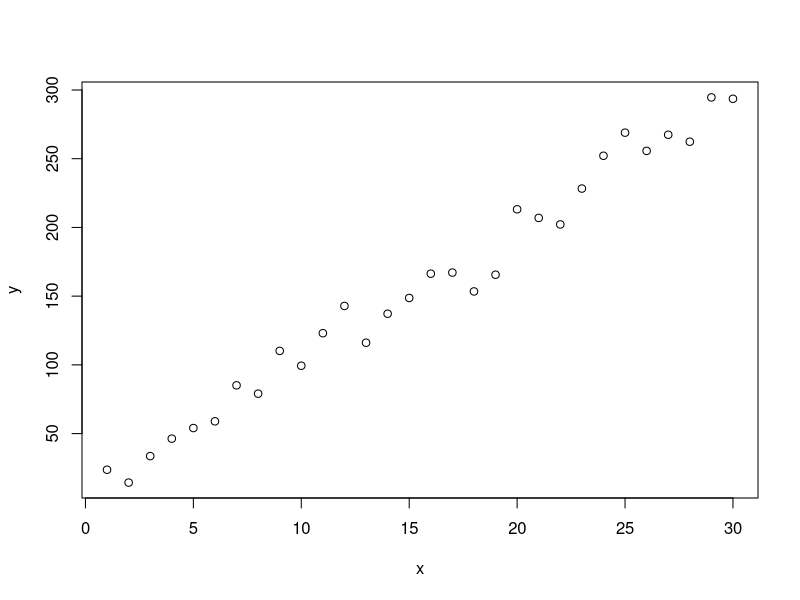
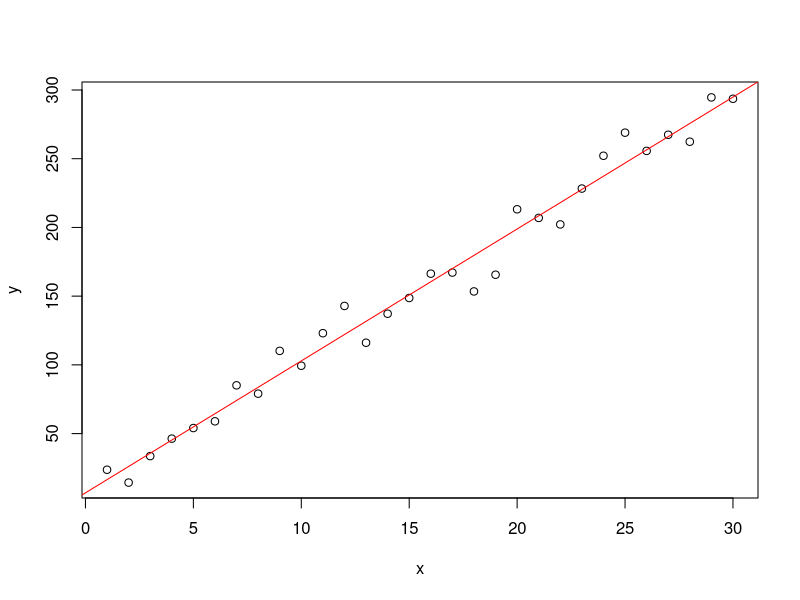

Reproduce these figures in R, in order.
## ---- chunk 1
knitr::opts_chunk$set(
  collapse = TRUE,
  # warning = FALSE,
  # message = FALSE,
  comment = "#>",
  fig.path = "knitr-figs/",
  cache.path = if (knitr:::is_latex_output()) "knitr-cache-tex/" else "knitr-cache-docx/",
  fig.asp = 0.618,
  fig.width = 9,
  out.width = "6in",
  echo = TRUE,
  autodep = TRUE, #figures out if chunks rely on each other
  cache = TRUE, #tell it to cache the chunks; handy if many files that prodce different things
  # cache.comments = FALSE,
  dev = if (knitr:::is_latex_output()) "pdf" else "png",
  dpi = 200,
  fig.align = "center",
  fig.pos = "htb"
)
## ---- chunk 2
set.seed(42)
n <- 30 # sample size
x <- 1:n
y <- 10 * x + rnorm(n, 0, 10)
# y = 10*x^1.5 + rnorm(n, 0, 10)
n
## ---- chunk 3
# library(kableExtra)
library(dplyr)
library(xtable)
z <- 37
## ---- chunk 4
data <- tbl_df(cbind(x, y))
data
## ---- chunk 5
plot(x, y)
## ---- chunk 6
fit <- lm(y ~ x)
print(summary(fit))
## ---- chunk 7
plot(x, y)
abline(fit, col = "red")
